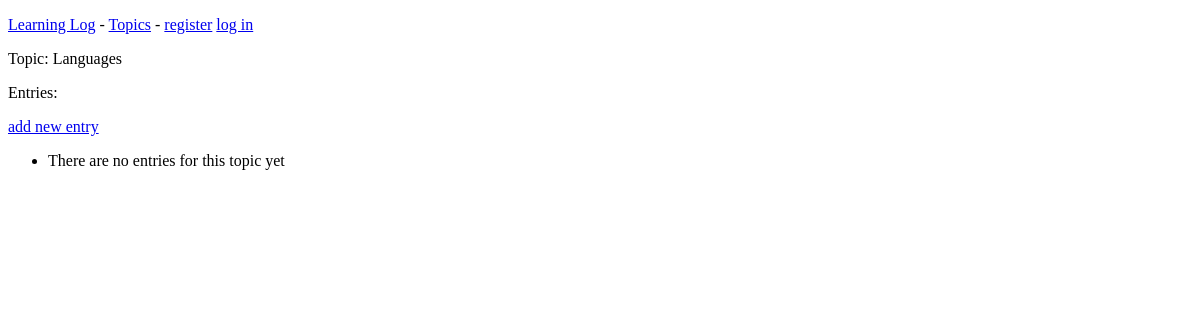
Page /topics/4 on the earlier database version.
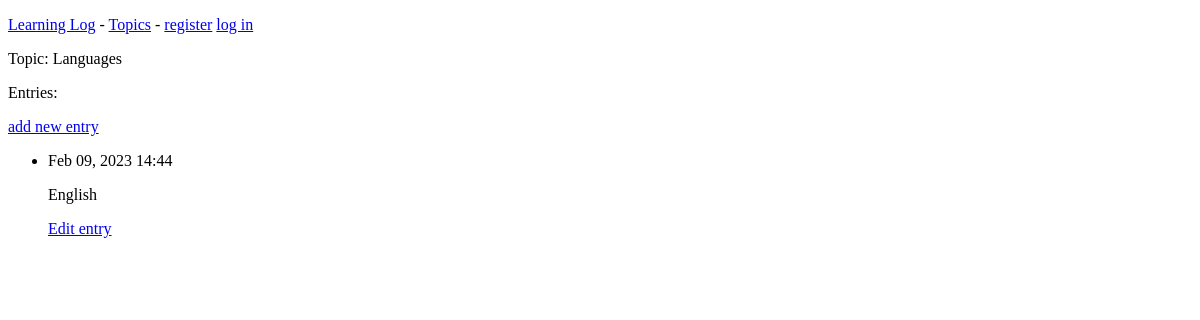
Same page on the later database version.
### learning_logs/models.py (models this page shows, shortened)
class Entry(models.Model):
    topic = models.ForeignKey(Topic, on_delete=models.CASCADE) # Get topic by key
    text = models.TextField() # Add text
    date_added = models.DateTimeField(auto_now_add=True) #Add date
    class Meta:
        verbose_name_plural = 'entries'

### learning_logs/views.py (the view)
# urls.py: path('topics/<int:topic_id>', views.topic, name='topic'),
def topic(request, topic_id):
    topic = Topic.objects.get(id=topic_id)
    entries = topic.entry_set.order_by('-date_added')
    context = {'topic': topic, 'entries': entries}
    return render(request, 'learning_logs/topic.html', context)

### learning_logs/models.py (called while the page is built)
    def __str__(self):
        return self.text

### learning_logs/templates/learning_logs/topic.html
{% extends 'learning_logs/base.html' %}
{% block content %}
  <p>Topic: {{ topic }}</p>
  <p>Entries: </p>
  <p>
    <a href="{% url 'learning_logs:new_entry' topic.id %}">add new entry</a>
  </p>
  <ul>
    {% for entry in entries %}
      <li>
        <p>{{ entry.date_added|date:'M d, Y H:i'}} </p>
        <p>{{ entry.text|linebreaks }}</p>
        <p>
          <a href="{% url 'learning_logs:edit_entry' entry.id %}">Edit entry</a>
        </p>
      </li>
    {% empty %}
      <li>There are no entries for this topic yet</li>
    {% endfor %}
  </ul>
{% endblock content %}

Differences in the rows shown:
added Entry: date_added "Feb 09, 2023 14:44", text "English"
Other differences:
text no longer shown: "There are no entries for this topic yet"
